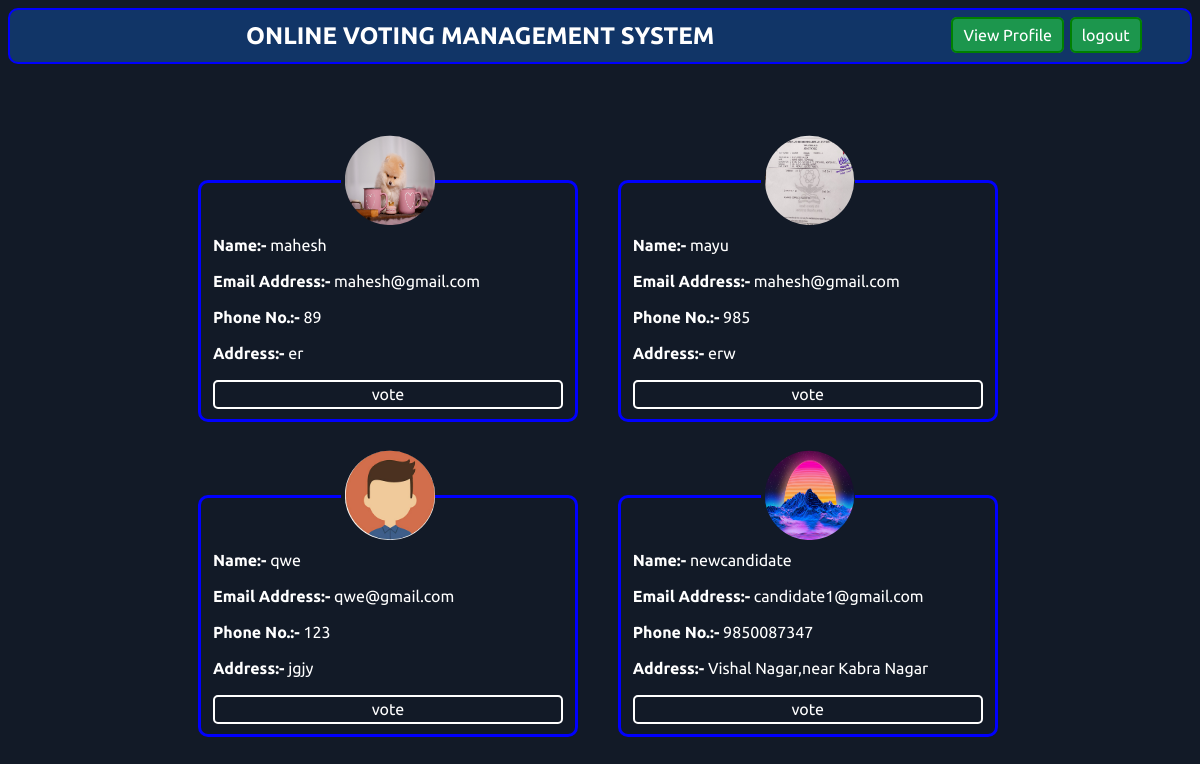
The page / (signed in) on the database its author committed.
### online_vote/models.py (models this page shows, shortened)
class Candidate(models.Model):
    Name=models.CharField(max_length=50)
    Email_address=models.EmailField()
    Phone_No=models.IntegerField()
    Address=models.TextField(max_length=200)
    Electoral=models.ImageField()
    Votes=models.IntegerField(default=0)

### online_vote/views.py (the view)
# urls.py: 2. Add a URL to urlpatterns:  path('', views.home, name='home')
@login_required
def home(request):
    prof=request.user
    alluser=Candidate.objects.all()
    userinfo=Userinfo.objects.get(user=request.user)
    print(userinfo.Profile_Pic)
    username = request.user.username
    user=User.objects.get(username=username)
    superuser=(request.user.is_superuser)
    return render(request,"online_vote/home.html",{'superuser':superuser,'Phone_Number':userinfo.Phone_Number,'Address':userinfo.Address,"Profile_Pic":userinfo.Profile_Pic,
    'email':user.email,
    "username":user.username,"alluser":alluser,'vote':user.last_name
})

### template/online_vote/home.html (shortened to what this page needs)
<!DOCTYPE html>
<html lang="en">
{% load static %}
<head>
</head>
<body>
    <div class="nav">
        <h2>ONLINE VOTING MANAGEMENT SYSTEM</h2>
        <ul>
            <li>
                <a href="/viewprofile">View Profile</a>
            </li>
            <li>
                <a href="/accounts/logout">logout</a>
            </li>
        </ul>
    </div>
        {%if vote == "True" %}
            <h1  style="font-size: 2rem;">THANKS FOR GIVING YOUR VALUABLE VOTE <br>Result Will Annouce Soon...</h1>
        {%else%}
        <div class="b">
        {% for user in alluser %}
            <fieldset class="prof ">
                <legend style="text-align: center;"><img src="/media/{{user.Electoral}}" alt=""></legend>
                <div class="des">
                    <strong>Name:-</strong> {{user.Name}} <br> <br>
                    <strong>Email Address:-</strong> {{user.Email_address}} <br> <br>
                    <strong>Phone No.:-</strong> {{user.Phone_No}} <br> <br>
                    <strong>Address:-</strong> {{user.Address}} <br> <br>
                    <a style="text-align: center;text-decoration: none; list-style: none" href="/inc/{{user.id}}">vote</a>
                </div>
            </fieldset>
            {% endfor %}
        </div>
        {%endif%}
</body>
</html>

### template/online_vote/home.html (style rules this page uses)
* { font-family: 'Ubuntu', sans-serif; color: white; }
body { background-color: #121A27; }
h2 { margin: 1%; display: inline-block; }
ul { list-style: none; padding: 0%; float: right; margin-right: 4%; }
li { display: inline-block; }
li a { background-color: rgba(41, 248, 52, 0.5); border-radius: 6px; border:2px solid green; padding: 7px 10PX; margin: 1px; text-decoration: none; }
.nav { border: 2px solid blue; background-color: rgba(17, 107, 226,0.34); text-align: center; border-radius: 10px; }
.prof { border-radius: 10px; border:3px solid blue; display: inline-block; width: 350px; margin: 1.5% 2%; }
.des a { border:2px solid rgb(255, 255, 255); border-radius: 5px; padding: 1% 6%; align-items: center; display: block; }
img { height: 90px; width: 90px; padding: 2%; border-radius: 60%; }
.b { position: absolute; left: 15%; right:10%; top: 15%; }

### rows shown on the page
Candidate: Electoral (picture), Name "mahesh", Email_address "mahesh@gmail.com", Phone_No "89", Address "er"
Candidate: Electoral (picture), Name "mayu", Email_address "mahesh@gmail.com", Phone_No "985", Address "erw"
Candidate: Electoral (picture), Name "qwe", Email_address "qwe@gmail.com", Phone_No "123", Address "jgjy"
Candidate: Electoral (picture), Name "newcandidate", Email_address "candidate1@gmail.com", Phone_No "9850087347", Address "Vishal Nagar,near Kabra Nagar"
